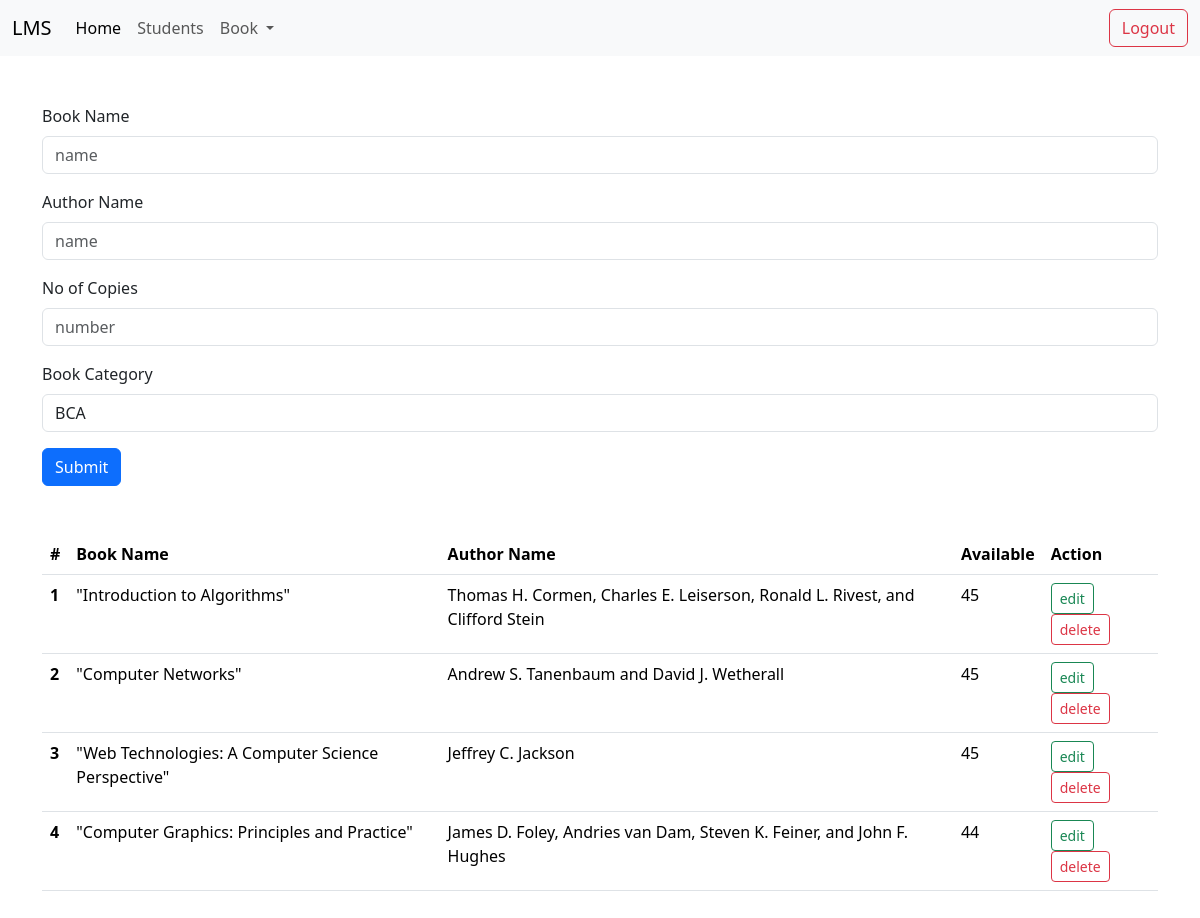
The page /dashboard/books/ (signed in) on the database its author committed.
### Lmsapp/models.py (models this page shows, shortened)
class Book(models.Model):
    name = models.CharField(max_length = 1000)
    author_name = models.CharField(max_length = 1000)
    no_of_copies = models.IntegerField()
    category_id =  models.ForeignKey("Category", on_delete=models.CASCADE)

### Lmsapp/views.py (the view)
# urls.py: path('dashboard/books/', books),
def books(request):
    if request.method == "POST":
        req_name = request.POST.get('name')
        req_author_name = request.POST.get('author_name')
        req_no_of_copies = request.POST.get('no_of_copies')
        req_category_id = request.POST.get('category_id')
        category = Category.objects.get(id = req_category_id)
        book = Book.objects.create(
            name=req_name,
            author_name = req_author_name,
            no_of_copies = req_no_of_copies,
            category_id = category
            )
        if book:
            return redirect('/dashboard/books')
    else:
        if request.user.is_authenticated:
            books = Book.objects.all()
            categories = Category.objects.all()
            return render(request, 'dashboard/books/index.html', {'books': books,'categories':categories})
        else:
            return redirect('/login/')

### templates/dashboard/books/index.html (shortened to what this page needs)
{% extends "dashboard/layout/layout.html" %}
{% block content %}
<div class="mt-5">
    <div class="container">
        <form action="/dashboard/books/" method="POST">
            <div class="my-3 ">
                <label for="exampleFormControlInput1" class="form-label">Book Name</label>
                <input type="text" class="form-control" name="name" placeholder="name">
            </div>
            <div class="my-3 ">
                <label for="exampleFormControlInput1" class="form-label">Author Name</label>
                <input type="text" class="form-control" name="author_name" placeholder="name">
            </div>
            <div class="my-3 ">
                <label for="exampleFormControlInput1" class="form-label">No of Copies</label>
                <input type="number" class="form-control" name="no_of_copies" placeholder="number">
            </div>
            <div class="my-3 ">
                <label for="exampleFormControlInput1" class="form-label">Book Category</label>
                <select  class="form-control"  name="category_id">
                {% for category in categories %}
                    <option value="{{ category.id }}">{{ category.name }}</option>
                {% endfor %}
                </select>
            </div>
            <button class="btn btn-primary" type="submit">Submit</button>
        </form>
    </div>
    <div class="container mt-5 mb-5">
        <table class="table">
            <thead>
                <tr>
                    <th scope="col">#</th>
                    <th scope="col">Book Name</th>
                    <th scope="col">Author Name</th>
                    <th scope="col">Available</th>
                    <th scope="col">Action</th>
                </tr>
            </thead>
            <tbody>
                {% for book in books %}
                <tr>
                    <th scope="row">{{ forloop.counter }}</th>
                    <td>{{ book.name }}</td>
                    <td>{{ book.author_name }}</td>
                    <td>{{ book.no_of_copies }}</td>
                    <td>
                        <a href="/dashboard/books/edit/{{book.id}}" class="btn btn-outline-success btn-sm">edit</a>
                        <a href="/dashboard/books/delete/{{book.id}}" class="btn btn-outline-danger btn-sm">delete</a>
                    </td>
                </tr>
                {% endfor %}
            </tbody>
        </table>
    </div>
</div>
{% endblock %}

### rows shown on the page
Book: name "\"Introduction to Algorithms\"", author_name "Thomas H. Cormen, Charles E. Leiserson, Ronald L. Rivest, and Clifford Stein", no_of_copies "45"
Book: name "\"Computer Networks\"", author_name "Andrew S. Tanenbaum and David J. Wetherall", no_of_copies "45"
Book: name "\"Web Technologies: A Computer Science Perspective\"", author_name "Jeffrey C. Jackson", no_of_copies "45"
Book: name "\"Computer Graphics: Principles and Practice\"", author_name "James D. Foley, Andries van Dam, Steven K. Feiner, and John F. Hughes", no_of_copies "44"

### other values the page prints
form field category_id "BCA"
